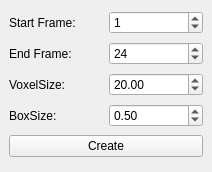
<?xml version="1.0" encoding="UTF-8"?>
<ui version="4.0">
 <class>MainWindow</class>
 <widget class="QMainWindow" name="MainWindow">
  <property name="geometry">
   <rect>
    <x>0</x>
    <y>0</y>
    <width>212</width>
    <height>172</height>
   </rect>
  </property>
  <property name="windowTitle">
   <string>Voxelizer</string>
  </property>
  <widget class="QWidget" name="centralwidget">
   <layout class="QVBoxLayout" name="verticalLayout">
    <item>
     <layout class="QHBoxLayout" name="horizontalLayout">
      <item>
       <widget class="QLabel" name="label">
        <property name="text">
         <string>Start Frame:</string>
        </property>
       </widget>
      </item>
      <item>
       <widget class="QSpinBox" name="startFrame_spb">
        <property name="value">
         <number>1</number>
        </property>
       </widget>
      </item>
     </layout>
    </item>
    <item>
     <layout class="QHBoxLayout" name="horizontalLayout_2">
      <item>
       <widget class="QLabel" name="label_2">
        <property name="text">
         <string>End Frame:</string>
        </property>
       </widget>
      </item>
      <item>
       <widget class="QSpinBox" name="endFrame_spb">
        <property name="value">
         <number>24</number>
        </property>
       </widget>
      </item>
     </layout>
    </item>
    <item>
     <layout class="QHBoxLayout" name="horizontalLayout_3">
      <item>
       <widget class="QLabel" name="label_3">
        <property name="text">
         <string>VoxelSize:</string>
        </property>
       </widget>
      </item>
      <item>
       <widget class="QDoubleSpinBox" name="voxelSize_spb">
        <property name="value">
         <double>20.000000000000000</double>
        </property>
       </widget>
      </item>
     </layout>
    </item>
    <item>
     <layout class="QHBoxLayout" name="horizontalLayout_4">
      <item>
       <widget class="QLabel" name="label_4">
        <property name="text">
         <string>BoxSize:</string>
        </property>
       </widget>
      </item>
      <item>
       <widget class="QDoubleSpinBox" name="boxSize_spb">
        <property name="value">
         <double>0.500000000000000</double>
        </property>
       </widget>
      </item>
     </layout>
    </item>
    <item>
     <widget class="QPushButton" name="create_btn">
      <property name="text">
       <string>Create</string>
      </property>
     </widget>
    </item>
   </layout>
  </widget>
 </widget>
 <resources/>
 <connections/>
</ui>
